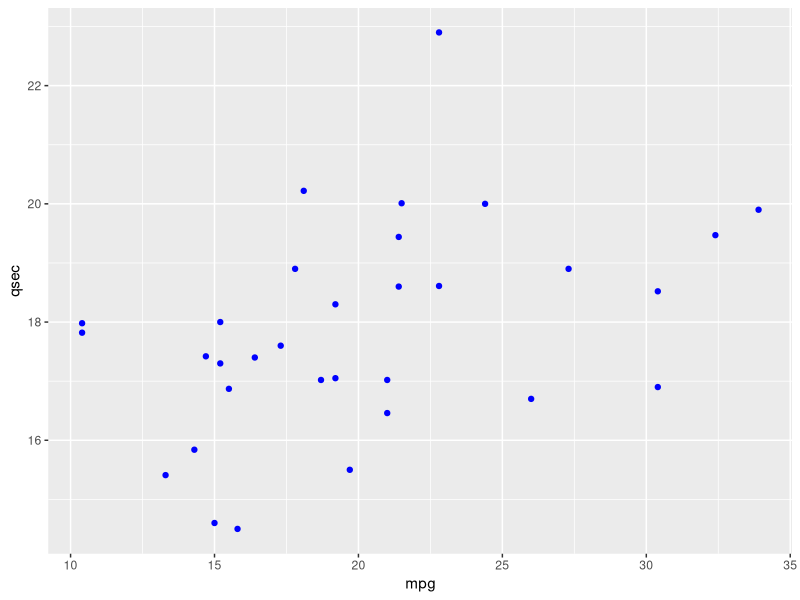

R code for this plot:
## ---- chunk 1
knitr::opts_chunk$set(echo = TRUE)
library(tidyverse)
## ---- chunk 2
ggplot(data = mtcars, aes(x = mpg, y = qsec)) +
  geom_point(color = "blue" )
